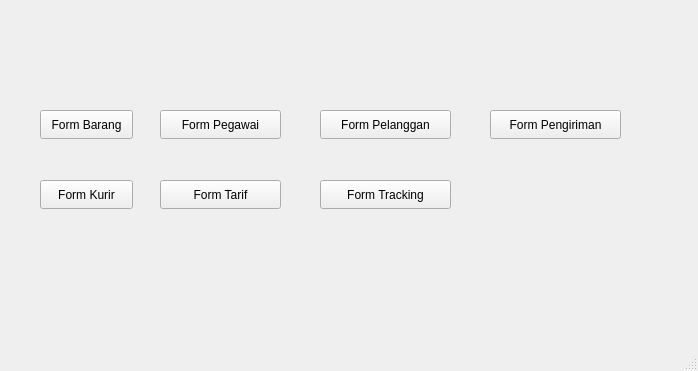
<?xml version="1.0" encoding="UTF-8"?>
<ui version="4.0">
 <class>guiEkspedisi</class>
 <widget class="QMainWindow" name="guiEkspedisi">
  <property name="geometry">
   <rect>
    <x>0</x>
    <y>0</y>
    <width>698</width>
    <height>371</height>
   </rect>
  </property>
  <property name="windowTitle">
   <string>MainWindow</string>
  </property>
  <widget class="QWidget" name="centralwidget">
   <widget class="QPushButton" name="pushButton">
    <property name="geometry">
     <rect>
      <x>40</x>
      <y>110</y>
      <width>93</width>
      <height>29</height>
     </rect>
    </property>
    <property name="text">
     <string>Form Barang</string>
    </property>
   </widget>
   <widget class="QPushButton" name="pushButton_2">
    <property name="geometry">
     <rect>
      <x>160</x>
      <y>110</y>
      <width>121</width>
      <height>29</height>
     </rect>
    </property>
    <property name="text">
     <string>Form Pegawai</string>
    </property>
   </widget>
   <widget class="QPushButton" name="pushButton_3">
    <property name="geometry">
     <rect>
      <x>320</x>
      <y>110</y>
      <width>131</width>
      <height>29</height>
     </rect>
    </property>
    <property name="text">
     <string>Form Pelanggan</string>
    </property>
   </widget>
   <widget class="QPushButton" name="pushButton_4">
    <property name="geometry">
     <rect>
      <x>490</x>
      <y>110</y>
      <width>131</width>
      <height>29</height>
     </rect>
    </property>
    <property name="text">
     <string>Form Pengiriman</string>
    </property>
   </widget>
   <widget class="QPushButton" name="pushButton_5">
    <property name="geometry">
     <rect>
      <x>40</x>
      <y>180</y>
      <width>93</width>
      <height>29</height>
     </rect>
    </property>
    <property name="text">
     <string>Form Kurir</string>
    </property>
   </widget>
   <widget class="QPushButton" name="pushButton_6">
    <property name="geometry">
     <rect>
      <x>160</x>
      <y>180</y>
      <width>121</width>
      <height>29</height>
     </rect>
    </property>
    <property name="text">
     <string>Form Tarif</string>
    </property>
   </widget>
   <widget class="QPushButton" name="pushButton_7">
    <property name="geometry">
     <rect>
      <x>320</x>
      <y>180</y>
      <width>131</width>
      <height>29</height>
     </rect>
    </property>
    <property name="text">
     <string>Form Tracking</string>
    </property>
   </widget>
  </widget>
  <widget class="QMenuBar" name="menubar">
   <property name="geometry">
    <rect>
     <x>0</x>
     <y>0</y>
     <width>698</width>
     <height>26</height>
    </rect>
   </property>
  </widget>
  <widget class="QStatusBar" name="statusbar"/>
 </widget>
 <resources/>
 <connections/>
</ui>
